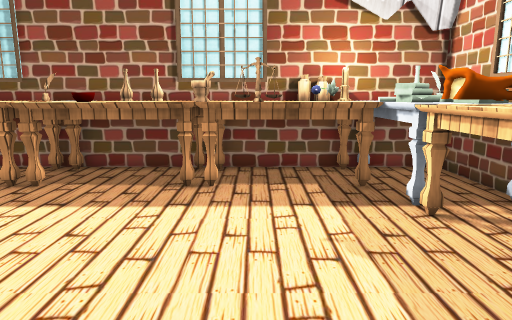
[1] (above)

15 first-person views from a walk through a 3-D level made in the Unity game engine. The camera is 1.3 m above the floor, tilts 10° down and sees 70° across. The floor is counted in squares, 0.5 m on a side. Each view is taken from the middle of a square. On the plan, view 1 faces up. The plan holds only what a view shows up to about 20 squares ahead; the rest is blank. The place goes on beyond the plan. Some surface patterns are stand-ins.

[2]
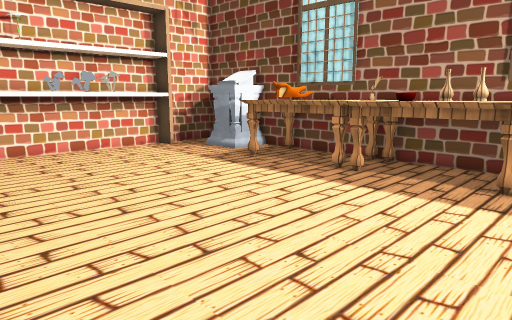

[3]
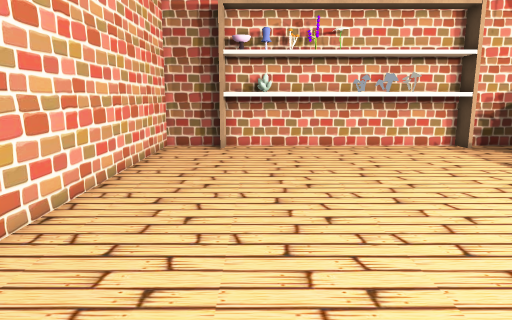

[4]
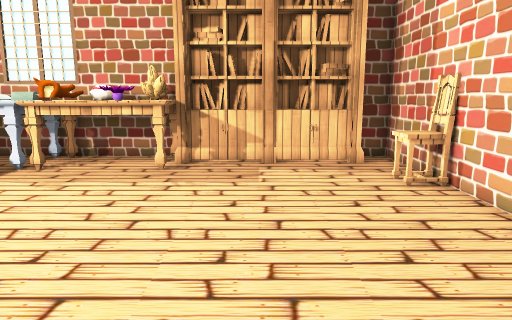

[5]
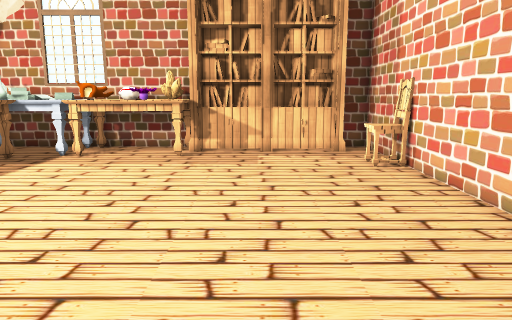

[6]
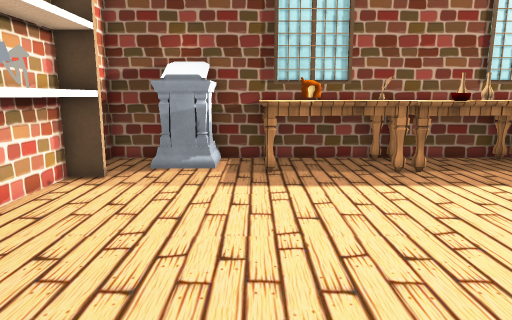

[7]
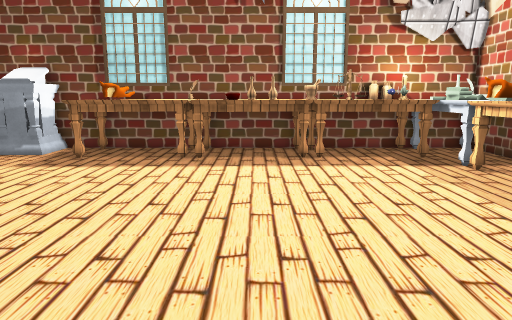

[8]
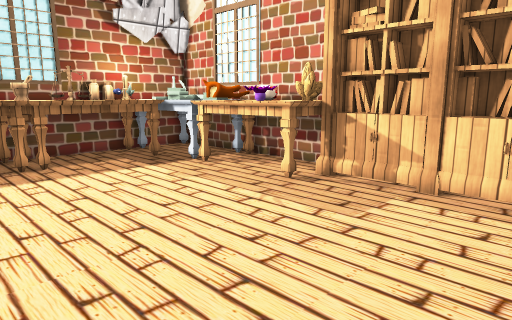

[9]
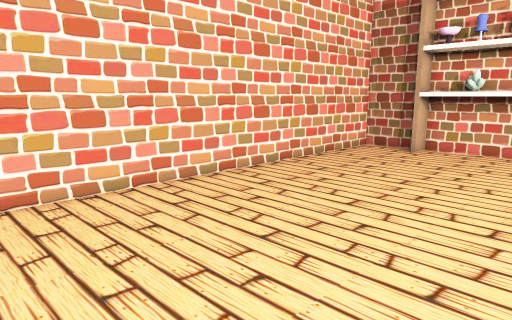

[10]
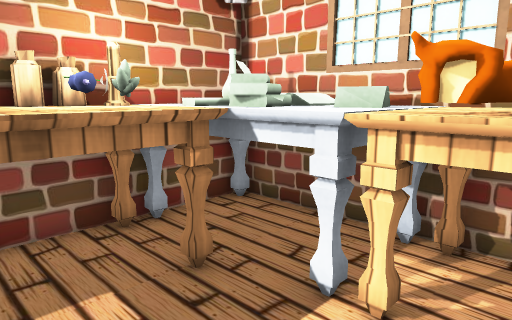

[11]
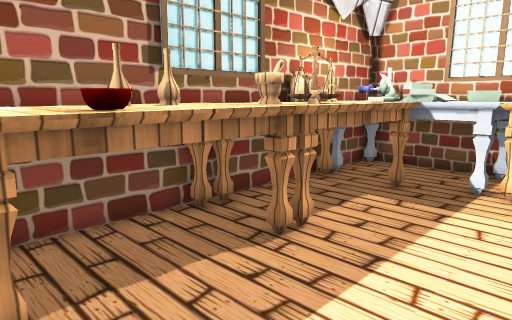

[12]
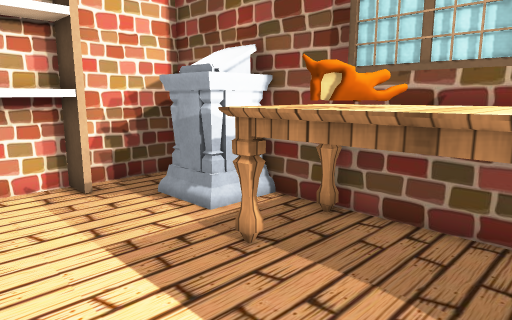

[13]
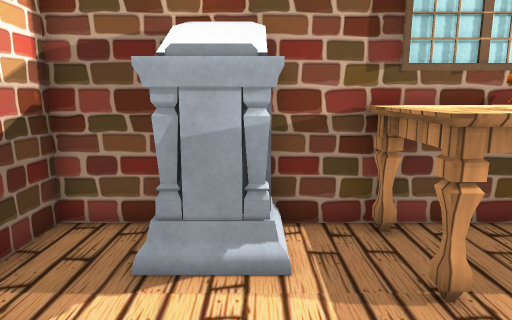

[14]
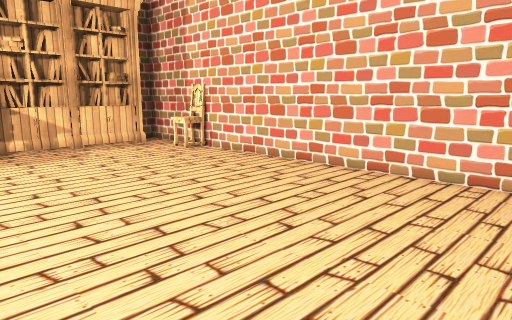

[15]
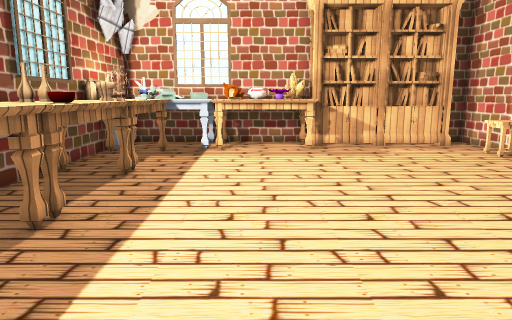

### Floor plan
Key: @ floor where view 1 was taken; # wall or solid block; . floor; T table; L log; S shelf; M mushroom; C cupboard; H chair; O other object.
Columns run from 18 left of view 1 to 7 right of it. Each row starts with its distance up from view 1.
 13 ###OO##TTTTTOTTT#TTTTTOOO#
 12 #. OO.TTLTTTTTTT TTTTTOOO#
 11 #.OOO.TTLTTTTTTTTTTTOTOOO#
 10 #S....TTTTTTTTTTTTTTTTOOO#
  9 SS...................OOOO#
  8 SS....................TTT#
  7 SM....................TTT#
  6 MM....................TTT#
  5 SM....................TTT#
  4 SM....................TTT#
  3 SS....................TCC#
  2 SS.....................CC
  1 SS.....................CC
  0 #S................@....CC
 -1 OS.....................CC
 -2 SS.....................CC
 -3 #S.....................CC
 -4 #..................HH..CC
 -5 #..................HH ...#
 -6 ##########################

Where each view was taken, in squares from view 1:
view 1: 0 up, 0 right, facing up
view 2: 1 down, 0 right, facing up-left
view 3: 1 down, 1 right, facing left
view 4: 0 up, 9 left, facing right
view 5: 0 up, 12 left, facing right
view 6: 2 down, 12 left, facing up
view 7: 5 down, 4 left, facing up
view 8: 4 down, 5 left, facing up-right
view 9: 4 up, 0 right, facing down-left
view 10: 6 up, 0 right, facing up-right
view 11: 6 up, 7 left, facing up-right
view 12: 6 up, 7 left, facing up-left
view 13: 6 up, 14 left, facing up
view 14: 6 up, 14 left, facing down-right
view 15: 6 up, 14 left, facing right
